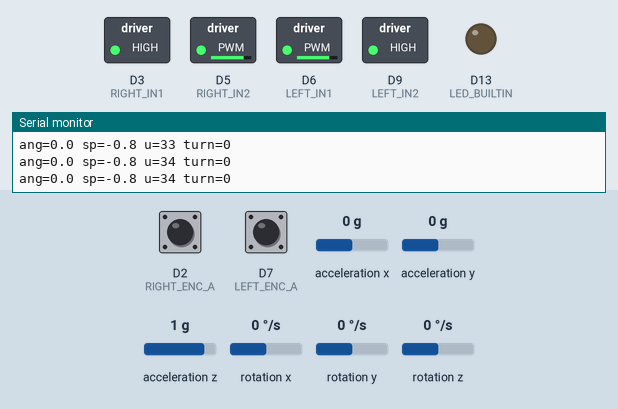
A sketch run on a simulated Arduino Nano 33 BLE. On the bench: switched loads named in the sketch (green lamp = pin HIGH), output pins drawn as LEDs (lit = HIGH), the last lines printed to the serial monitor. The inputs (shaded band) are chosen by the test bench; at power-on: acceleration y 0 g, rotation x 0 °/s, acceleration z 1 g, D2 (RIGHT_ENC_A) HIGH, D7 (LEFT_ENC_A) HIGH, acceleration x 0 g, rotation y 0 °/s, rotation z 0 °/s. Nothing arrives over Bluetooth unless stated; a phone connects over Bluetooth LE 3 s after start.

Above: at 2.3 s.
2.4 s: acceleration y set to -1.4 g
At 5.1 s:
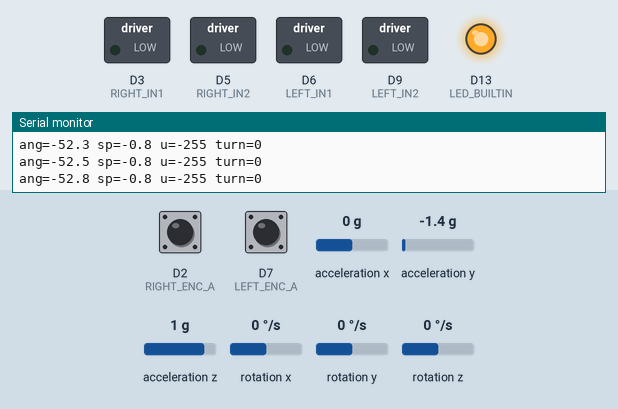
5.4 s: rotation x set to -192 °/s
At 5.65 s:
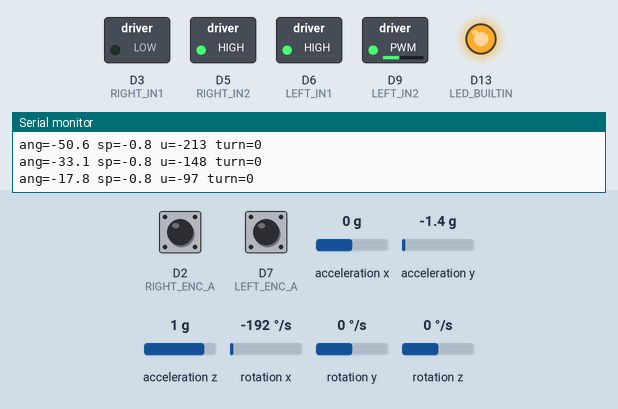
7.6 s: acceleration z set to -1.4 g
At 8.52 s:
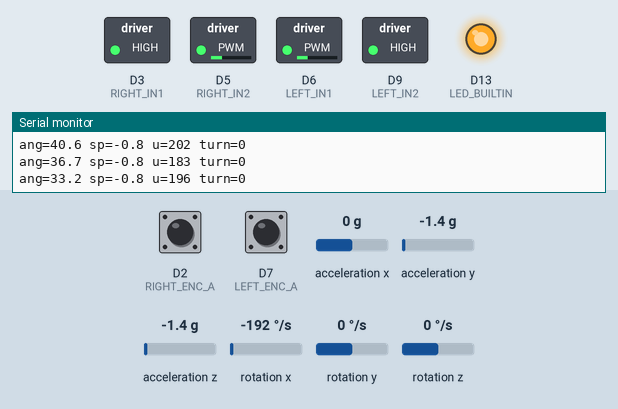
10.6 s: acceleration y set to -0.8 g
At 13.51 s:
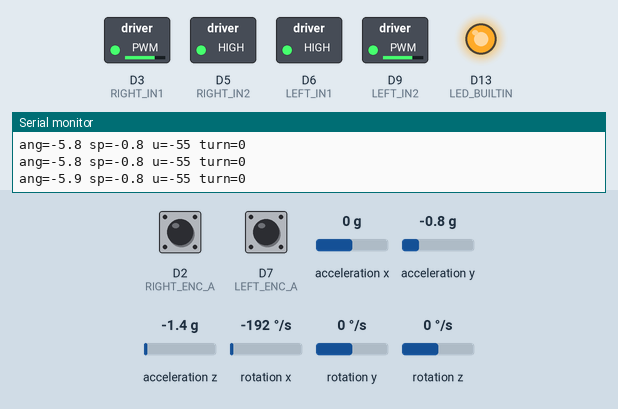
13.6 s: rotation x set to -100 °/s
At 14.6 s:
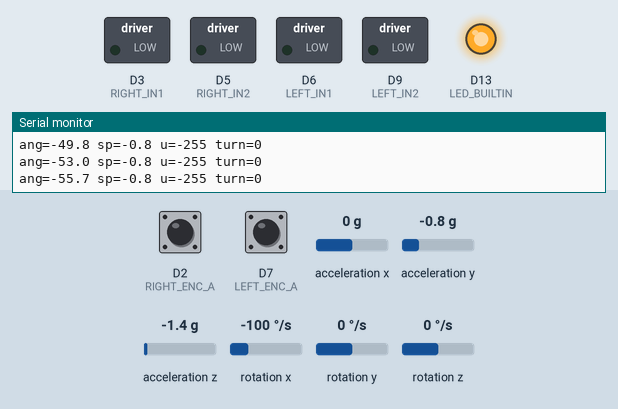
Timing chart, 0 to 16.6 s (numbered marks = the images above; inputs shaded):
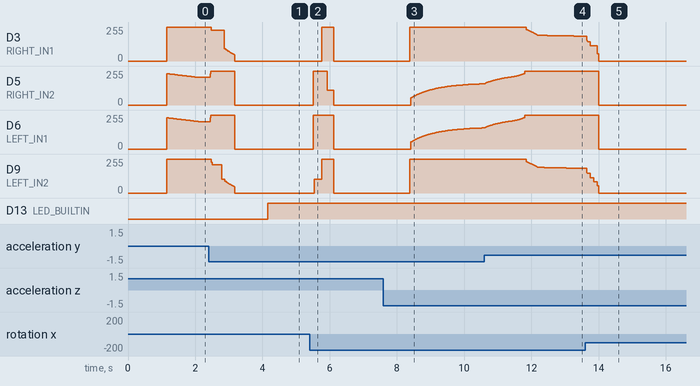

Measured:
- after the input at 2.4 s, D3 (RIGHT_IN1), D9 (LEFT_IN2): moves from 255/255 to 0/255 over 0.70 s, starting after 0.08 s; D5 (RIGHT_IN2): 207/255 → 255/255 at once, → 0/255 0.73 s later; D6 (LEFT_IN1): 206/255 → 255/255 at once, → 0/255 0.73 s later
- after the input at 5.4 s, D3 (RIGHT_IN1): 0/255 → 255/255 after 0.37 s, → 0/255 0.36 s later; D5 (RIGHT_IN2): 0/255 → 255/255 after 0.10 s, → 110/255 0.42 s later, → 0/255 0.21 s later; D6 (LEFT_IN1): 0/255 → 255/255 after 0.10 s, → 0/255 0.62 s later; D9 (LEFT_IN2): 0/255 → 102/255 after 0.14 s, → 255/255 0.22 s later, → 0/255 0.36 s later
- after the input at 7.6 s, D3 (RIGHT_IN1), D9 (LEFT_IN2): 0/255 → 255/255 after 0.78 s; D5 (RIGHT_IN2): moves from 0/255 to 159/255 over 2.1 s, starting after 0.82 s; D6 (LEFT_IN1): moves from 0/255 to 158/255 over 2.1 s, starting after 0.82 s
- after the input at 10.6 s, D3 (RIGHT_IN1): moves from 255/255 to 187/255 over 1.4 s, starting after 1.2 s; D9 (LEFT_IN2): moves from 255/255 to 186/255 over 1.5 s, starting after 1.2 s
- after the input at 13.6 s, D5 (RIGHT_IN2), D6 (LEFT_IN1): 255/255 → 0/255 after 0.41 s

The sketch:

main.ino
```cpp
#include <Arduino.h>
#include <string.h>
#include <ctype.h>
#include "pid.h"
#include "angle.h"
#include "motor.h"
#include "ble.h"

/* Control configuration */
static const float BASE_OFFSET  = -0.8f;
static const int   OUTPUT_SIGN  = -1;
static const float FALL_LIMIT   = 35.0f;
static const float I_MAX        = 30.0f;
static const float DERIV_TAU    = 0.02f;

/* Drive command parameters */
static const float FWD_LEAN_FWD  =  0.4f;
static const float FWD_LEAN_BACK = -0.5f;
static const float LEFTTURN      =  5.0f;
static const float RIGHTTURN     =  6.0f;
static const float LEAN_RAMP     =  0.005f;
static const float TURN_RAMP     =  0.25f;

/* Loop timing */
static const float        LOOP_HZ = 200.0f;
static const unsigned long LOOP_US = (unsigned long)(1e6f / LOOP_HZ);

static PIDController  pid;
static unsigned long  lastLoopUs = 0;
static unsigned long  lastPrintMs = 0;

static float targetdriveLean = 0.0f;
static float targetturnBias  = 0.0f;
static float driveLean       = 0.0f;
static float turnBias        = 0.0f;

static float moveToward(float current, float target, float step) {
    if (current < target) {
        current += step;
        if (current > target) current = target;
    } else if (current > target) {
        current -= step;
        if (current < target) current = target;
    }
    return current;
}

static void resetPID() {
    pid.integrator      = 0.0f;
    pid.differentiator  = 0.0f;
    pid.prevError       = 0.0f;
    pid.prevMeasurement = angle_get();
}

static void handleCommand(const char *cmd) {
    char upper[32];
    int i = 0;
    while (cmd[i] && i < (int)sizeof(upper) - 1) {
        upper[i] = toupper((unsigned char)cmd[i]);
        i++;
    }
    upper[i] = '\0';

    if (strcmp(upper, "FORWARD") == 0 || strcmp(upper, "F") == 0 ||
        strcmp(upper, "UP") == 0) {
        targetdriveLean =  FWD_LEAN_FWD;
        targetturnBias  =  0.0f;
    } else if (strcmp(upper, "BACKWARD") == 0 || strcmp(upper, "B") == 0 ||
               strcmp(upper, "DOWN") == 0) {
        targetdriveLean =  FWD_LEAN_BACK;
        targetturnBias  =  0.0f;
    } else if (strcmp(upper, "LEFT") == 0 || strcmp(upper, "L") == 0) {
        targetdriveLean =  0.0f;
        targetturnBias  = -LEFTTURN;
    } else if (strcmp(upper, "RIGHT") == 0 || strcmp(upper, "R") == 0) {
        targetdriveLean =  0.0f;
        targetturnBias  =  RIGHTTURN;
    } else if (strcmp(upper, "STOP") == 0 || strcmp(upper, "S") == 0 ||
               strcmp(upper, "A") == 0) {
        targetdriveLean = 0.0f;
        targetturnBias  = 0.0f;
        driveLean       = 0.0f;
        turnBias        = 0.0f;
    }

    Serial.print("cmd: ");
    Serial.println(upper);
}

static void controlStep() {
    unsigned long now = micros();
    if (now - lastLoopUs < LOOP_US) return;

    float dt    = (float)(now - lastLoopUs) * 1e-6f;
    lastLoopUs  = now;

    float angle = angle_update(dt);

    driveLean = moveToward(driveLean, targetdriveLean, LEAN_RAMP);
    turnBias  = moveToward(turnBias,  targetturnBias,  TURN_RAMP);

    float setpoint = BASE_OFFSET + driveLean;
    pid.T          = dt;

    float pidOut = PIDController_Update(&pid, setpoint, angle);
    float uOut   = (float)OUTPUT_SIGN * pidOut;

    float uL = uOut + turnBias;
    float uR = uOut - turnBias;

    if (fabsf(angle) < FALL_LIMIT) {
        motor_driveLR(uL, uR);
    } else {
        motor_coast();
        resetPID();
        driveLean = 0.0f;
        turnBias  = 0.0f;
    }

    if (millis() - lastPrintMs >= 100) {
        lastPrintMs = millis();
        Serial.print("ang=");    Serial.print(angle, 1);
        Serial.print(" sp=");    Serial.print(setpoint, 1);
        Serial.print(" u=");     Serial.print(uOut, 0);
        Serial.print(" turn=");  Serial.println(turnBias, 0);
    }
}

void setup() {
    Serial.begin(115200);
    while (!Serial && millis() < 3000) {}

    pinMode(LED_BUILTIN, OUTPUT);
    motor_init();

    if (!angle_init()) {
        Serial.println("IMU FAIL");
        while (1) {}
    }

    Serial.println("Calibrating - hold still...");
    delay(500);
    angle_calibrate();

    PIDController_Init(&pid);
    pid.Kp        = 5.0f;
    pid.Ki        = 40.0f;
    pid.Kd        = 1.0f;
    pid.tau       = DERIV_TAU;
    pid.limMin    = -255.0f;
    pid.limMax    =  255.0f;
    pid.limMinInt = -I_MAX;
    pid.limMaxInt =  I_MAX;
    resetPID();

    if (!ble_init(handleCommand)) {
        Serial.println("BLE FAIL");
        while (1) {}
    }

    Serial.println("Running. Cmds: F B L R S");
    lastLoopUs = micros();
}

void loop() {
    ble_service();

    if (Serial.available()) {
        String s = Serial.readStringUntil('\n');
        if (s.length()) handleCommand(s.c_str());
    }

    controlStep();
}
```

angle.cpp
```cpp
#include <Arduino.h>
#include <Arduino_BMI270_BMM150.h>
#include <math.h>
#include "angle.h"

static const float TAU = 0.75f;

static float s_angle    = 0.0f;
static float s_gyroBias = 0.0f;

static float accelAngleDeg(float x, float y, float z) {
    return atan2f(y, z) * 180.0f / (float)M_PI;
}

static float gyroPitchRate(float rx, float ry, float rz) {
    (void)ry; (void)rz;
    return -rx; /* should be negative sign */
}

bool angle_init() {
    return IMU.begin();
}

void angle_calibrate() {
    const int N   = 500;
    float     sum = 0.0f;
    int       got = 0;

    while (got < N) {
        if (IMU.gyroscopeAvailable()) {
            float rx, ry, rz;
            IMU.readGyroscope(rx, ry, rz);
            sum += gyroPitchRate(rx, ry, rz);
            got++;
        }
    }
    s_gyroBias = sum / (float)N;

    while (!IMU.accelerationAvailable()) {}
    float ax, ay, az;
    IMU.readAcceleration(ax, ay, az);
    s_angle = accelAngleDeg(ax, ay, az);
}

float angle_update(float dt) {
    float ax, ay, az, gx, gy, gz;
    IMU.readAcceleration(ax, ay, az);
    IMU.readGyroscope(gx, gy, gz);

    float accAng = accelAngleDeg(ax, ay, az);
    float rate   = gyroPitchRate(gx, gy, gz) - s_gyroBias;
    float k      = TAU / (TAU + dt);

    s_angle = k * (s_angle + rate * dt) + (1.0f - k) * accAng;
    return s_angle;
}

float angle_get() {
    return s_angle;
}
```

angle.h
```cpp
#ifndef ANGLE_H
#define ANGLE_H

bool  angle_init();
void  angle_calibrate();
float angle_update(float dt);
float angle_get();

#endif
```

ble.cpp
```cpp
#include <Arduino.h>
#include <ArduinoBLE.h>
#include <string.h>
#include "ble.h"

#define BLE_BUFFER_SIZE 20

static BLEService customService(
    "00000000-5EC4-4083-81CD-A10B8D5CF6EC");
static BLECharacteristic customCharacteristic(
    "00000001-5EC4-4083-81CD-A10B8D5CF6EC",
    BLERead | BLEWrite | BLENotify, BLE_BUFFER_SIZE, false);

static ble_cmd_cb_t s_callback = NULL;

bool ble_init(ble_cmd_cb_t callback) {
    s_callback = callback;

    if (!BLE.begin()) return false;

    BLE.setLocalName("BLE-DEVICE");
    BLE.setDeviceName("BLE-DEVICE");
    customService.addCharacteristic(customCharacteristic);
    BLE.addService(customService);
    customCharacteristic.writeValue("ready");
    BLE.advertise();
    return true;
}

void ble_service() {
    BLEDevice central = BLE.central();

    if (central && central.connected()) {
        digitalWrite(LED_BUILTIN, HIGH);

        if (customCharacteristic.written()) {
            int len = customCharacteristic.valueLength();
            const unsigned char *data = customCharacteristic.value();

            char buf[BLE_BUFFER_SIZE + 1];
            int  copy = len < BLE_BUFFER_SIZE ? len : BLE_BUFFER_SIZE;
            memcpy(buf, data, copy);
            buf[copy] = '\0';

            if (s_callback) s_callback(buf);
            customCharacteristic.writeValue("ok");
        }
    } else {
        digitalWrite(LED_BUILTIN, LOW);
    }
}
```

ble.h
```cpp
#ifndef BLE_H
#define BLE_H

typedef void (*ble_cmd_cb_t)(const char *cmd);

bool ble_init(ble_cmd_cb_t callback);
void ble_service();

#endif
```

motor.cpp
```cpp
#include <Arduino.h>
#include "motor.h"

static const int LEFT_IN1    = 6,  LEFT_IN2    = 9;
static const int RIGHT_IN1   = 3,  RIGHT_IN2   = 5;
static const int LEFT_ENC_A  = 7,  LEFT_ENC_B  = 8;
static const int RIGHT_ENC_A = 2,  RIGHT_ENC_B = 4;

static const int   DB_L       = 17;
static const int   DB_R       = 16;
static const float U_MAX      = 255.0f;
static const float U_DEADZONE = 2.0f;
static const int   FWD_SIGN_L = -1;
static const int   FWD_SIGN_R = +1;

static volatile long s_encL = 0;
static volatile long s_encR = 0;

static void isrLeft()  { s_encL += digitalRead(LEFT_ENC_B)  ? 1 : -1; }
static void isrRight() { s_encR += digitalRead(RIGHT_ENC_B) ? 1 : -1; }

static void setMotorRaw(int in1, int in2, int cmd) {
    cmd = constrain(cmd, -255, 255);
    if (cmd >= 0) {
        analogWrite(in1, 255);
        analogWrite(in2, 255 - cmd);
    } else {
        analogWrite(in2, 255);
        analogWrite(in1, 255 + cmd);
    }
}

static int compensate(float u, int db) {
    float a = fabsf(u);
    if (a < U_DEADZONE) return 0;
    int out = (int)(db + (a / U_MAX) * (255.0f - (float)db) + 0.5f);
    out = constrain(out, 0, 255);
    return (u >= 0.0f) ? out : -out;
}

void motor_init() {
    pinMode(LEFT_IN1,    OUTPUT); pinMode(LEFT_IN2,    OUTPUT);
    pinMode(RIGHT_IN1,   OUTPUT); pinMode(RIGHT_IN2,   OUTPUT);
    pinMode(LEFT_ENC_A,  INPUT);  pinMode(LEFT_ENC_B,  INPUT);
    pinMode(RIGHT_ENC_A, INPUT);  pinMode(RIGHT_ENC_B, INPUT);
    attachInterrupt(digitalPinToInterrupt(LEFT_ENC_A),  isrLeft,  RISING);
    attachInterrupt(digitalPinToInterrupt(RIGHT_ENC_A), isrRight, RISING);
    motor_coast();
}

void motor_coast() {
    analogWrite(LEFT_IN1,  0); analogWrite(LEFT_IN2,  0);
    analogWrite(RIGHT_IN1, 0); analogWrite(RIGHT_IN2, 0);
}

void motor_driveLR(float uL, float uR) {
    setMotorRaw(LEFT_IN1,  LEFT_IN2,  compensate((float)FWD_SIGN_L * uL, DB_L));
    setMotorRaw(RIGHT_IN1, RIGHT_IN2, compensate((float)FWD_SIGN_R * uR, DB_R));
}

long motor_getEncL() { return s_encL; }
long motor_getEncR() { return s_encR; }
```

motor.h
```cpp
#ifndef MOTOR_H
#define MOTOR_H

void motor_init();
void motor_coast();
void motor_driveLR(float uL, float uR);
long motor_getEncL();
long motor_getEncR();

#endif
```

pid.c
```cpp
#include "pid.h"

static float clampf(float v, float lo, float hi) {
    return v < lo ? lo : v > hi ? hi : v;
}

void PIDController_Init(PIDController *pid) {
    pid->integrator      = 0.0f;
    pid->prevError       = 0.0f;
    pid->differentiator  = 0.0f;
    pid->prevMeasurement = 0.0f;
    pid->out             = 0.0f;
}

float PIDController_Update(PIDController *pid, float setpoint, float measurement) {
    float error        = setpoint - measurement;
    float proportional = pid->Kp * error;

    pid->integrator += 0.5f * pid->Ki * pid->T * (error + pid->prevError);
    pid->integrator  = clampf(pid->integrator, pid->limMinInt, pid->limMaxInt);

    /* Derivative on measurement avoids kick on setpoint changes */
    pid->differentiator = -(2.0f * pid->Kd * (measurement - pid->prevMeasurement)
                          + (2.0f * pid->tau - pid->T) * pid->differentiator)
                          / (2.0f * pid->tau + pid->T);

    pid->out = clampf(proportional + pid->integrator + pid->differentiator,
                      pid->limMin, pid->limMax);

    pid->prevError       = error;
    pid->prevMeasurement = measurement;
    return pid->out;
}
```

pid.h
```cpp
#ifndef PID_H
#define PID_H

#ifdef __cplusplus
extern "C" {
#endif

typedef struct {
    float Kp, Ki, Kd, tau;
    float limMin, limMax;
    float limMinInt, limMaxInt;
    float T;
    float integrator, prevError, differentiator, prevMeasurement, out;
} PIDController;

void  PIDController_Init(PIDController *pid);
float PIDController_Update(PIDController *pid, float setpoint, float measurement);

#ifdef __cplusplus
}
#endif

#endif
```
